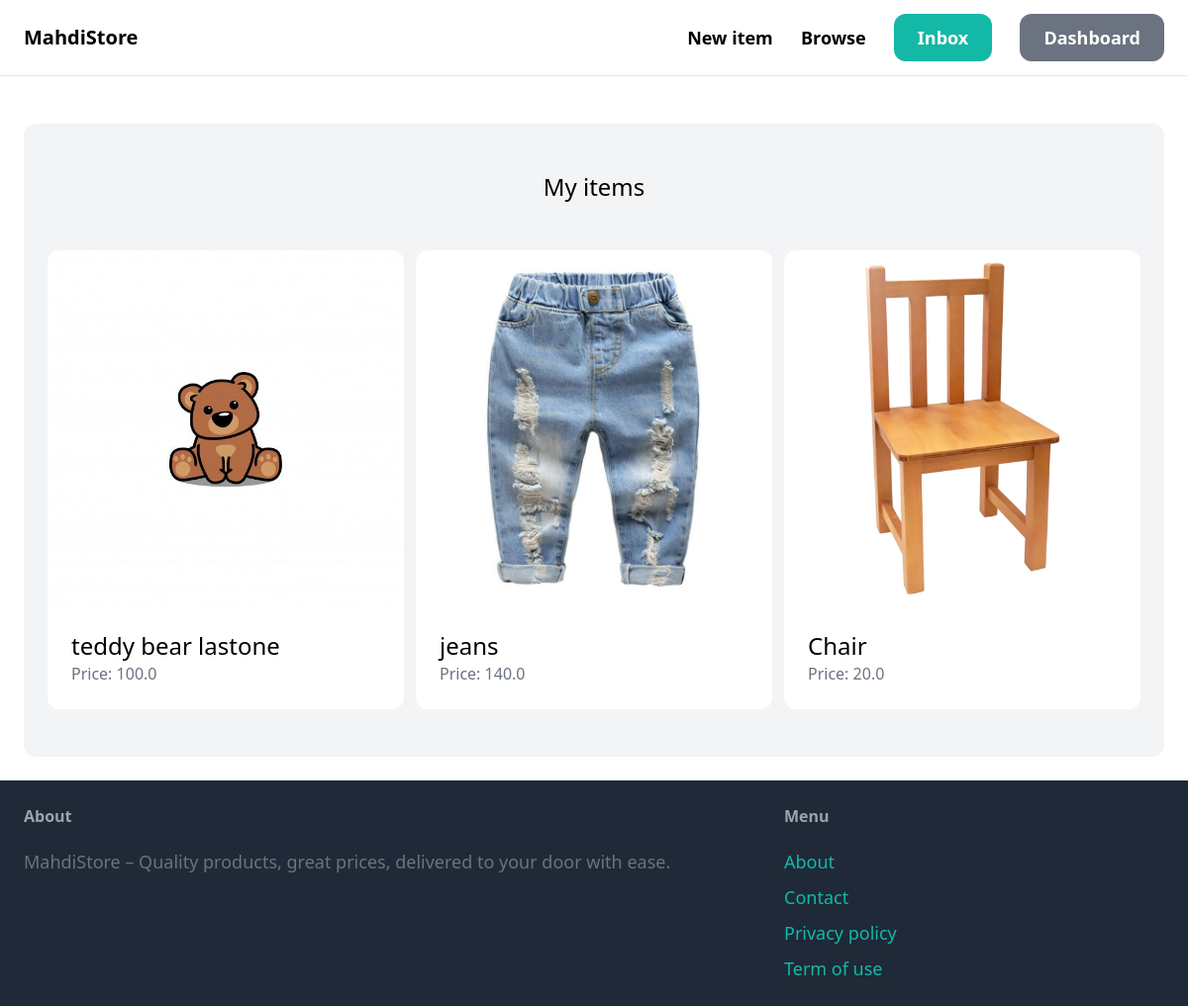
The page /dashboard/ (signed in) on the database its author committed.
### item/models.py (models this page shows, shortened)
class Item(models.Model):
    category = models.ForeignKey(Category, related_name='items', on_delete=models.CASCADE)
    name = models.CharField(max_length=255)
    description = models.TextField(blank=True, null=True)
    price = models.FloatField()
    image = models.ImageField(upload_to='item_images', blank=True, null=True)
    is_sold = models.BooleanField(default=False)
    created_by = models.ForeignKey(User, related_name='items', on_delete=models.CASCADE)
    created_at = models.DateTimeField(auto_now_add=True)

### dashboard/views.py (the view)
# urls.py: path('', views.index, name='index'),
@login_required
def index(request):
    items = Item.objects.filter(created_by=request.user)#we are filtering the items based on the user who created them
    return render(request, 'dashboard/index.html', {
        'items': items
    })#we are passing the items to the template so that we can display them in the dashboard

### dashboard/templates/dashboard/index.html (shortened to what this page needs)
{% extends 'core/base.html' %}
{% block content %}
    <div class="mt-6 px-6 py-12 bg-gray-100 rounded-xl">
        <h2 class="mb-12 text-2xl text-center">My items</h2>
        <div class="grid grid-cols-3 gap-3">
            {% for item in items %}
                <div>
                    <a href="{% url 'item:detail' item.id %}">
                        <div>
                            <img src="{{ item.image.url }}" class="rounded-t-xl">
                        </div>
                        <div class="p-6 bg-white rounded-b-xl">
                            <h2 class="text-2xl">{{ item.name }}</h2>
                            <p class="text-gray-500">Price: {{ item.price }}</p>
                        </div>
                    </a>
                </div>
            {% endfor %}
        </div>
    </div>
{% endblock %}

### rows shown on the page
Item: image (picture), name "teddy bear lastone", price "100.0"
Item: image (picture), name "jeans", price "140.0"
Item: image (picture), name "Chair", price "20.0"
